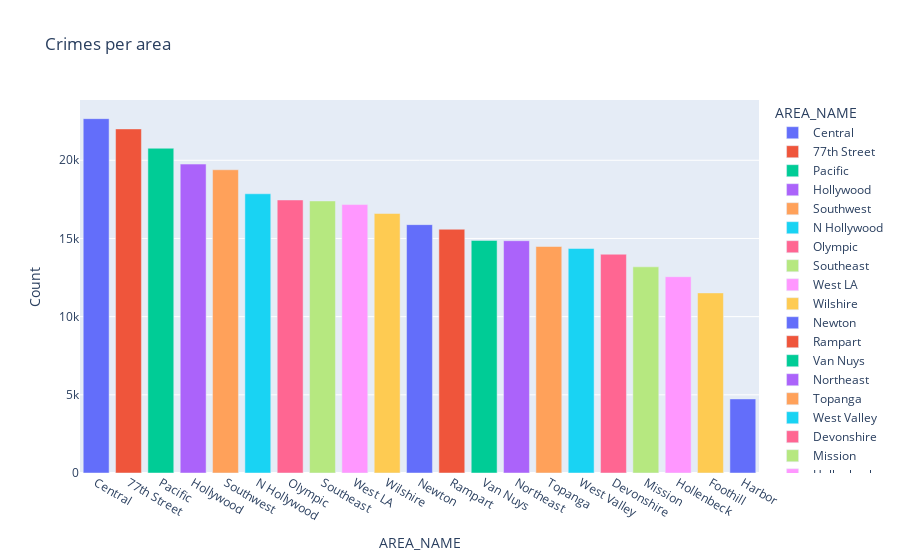

The code cell stored with this chart in its notebook:
### Code cell
#Crime in each area
data_area = finalDF
data_area = pd.DataFrame(data_area.groupby(["AREA","AREA_NAME"])["AREA"].count())
data_area.rename(columns={'AREA': 'Count'}, inplace=True)
data_area.reset_index(inplace=True)
data_area.head()
#Sort data before display
data_area.sort_values(by="Count",inplace=True, ascending=False)
fig = px.bar(data_area, x="AREA_NAME", y="Count", color="AREA_NAME", title="Crimes per area")
fig.show()

### Figure 1 — Plotly figure (JSON) as saved in the notebook; plotly's stock layout.template omitted (floating-point values rounded to 4 significant figures)
{"data": [{"alignmentgroup": "True", "hovertemplate": "AREA_NAME=%{x}<br>Count=%{y}<extra></extra>", "legendgroup": "Central", "marker": {"color": "#636efa", "pattern": {"shape": ""}}, "name": "Central", "offsetgroup": "Central", "orientation": "v", "showlegend": true, "textposition": "auto", "x": ["Central"], "xaxis": "x", "y": [22662], "yaxis": "y", "type": "bar"}, {"alignmentgroup": "True", "hovertemplate": "AREA_NAME=%{x}<br>Count=%{y}<extra></extra>", "legendgroup": "77th Street", "marker": {"color": "#EF553B", "pattern": {"shape": ""}}, "name": "77th Street", "offsetgroup": "77th Street", "orientation": "v", "showlegend": true, "textposition": "auto", "x": ["77th Street"], "xaxis": "x", "y": [22005], "yaxis": "y", "type": "bar"}, {"alignmentgroup": "True", "hovertemplate": "AREA_NAME=%{x}<br>Count=%{y}<extra></extra>", "legendgroup": "Pacific", "marker": {"color": "#00cc96", "pattern": {"shape": ""}}, "name": "Pacific", "offsetgroup": "Pacific", "orientation": "v", "showlegend": true, "textposition": "auto", "x": ["Pacific"], "xaxis": "x", "y": [20769], "yaxis": "y", "type": "bar"}, {"alignmentgroup": "True", "hovertemplate": "AREA_NAME=%{x}<br>Count=%{y}<extra></extra>", "legendgroup": "Hollywood", "marker": {"color": "#ab63fa", "pattern": {"shape": ""}}, "name": "Hollywood", "offsetgroup": "Hollywood", "orientation": "v", "showlegend": true, "textposition": "auto", "x": ["Hollywood"], "xaxis": "x", "y": [19756], "yaxis": "y", "type": "bar"}, {"alignmentgroup": "True", "hovertemplate": "AREA_NAME=%{x}<br>Count=%{y}<extra></extra>", "legendgroup": "Southwest", "marker": {"color": "#FFA15A", "pattern": {"shape": ""}}, "name": "Southwest", "offsetgroup": "Southwest", "orientation": "v", "showlegend": true, "textposition": "auto", "x": ["Southwest"], "xaxis": "x", "y": [19394], "yaxis": "y", "type": "bar"}, {"alignmentgroup": "True", "hovertemplate": "AREA_NAME=%{x}<br>Count=%{y}<extra></extra>", "legendgroup": "N Hollywood", "marker": {"color": "#19d3f3", "pattern": {"shape": ""}}, "name": "N Hollywood", "offsetgroup": "N Hollywood", "orientation": "v", "showlegend": true, "textposition": "auto", "x": ["N Hollywood"], "xaxis": "x", "y": [17857], "yaxis": "y", "type": "bar"}, {"alignmentgroup": "True", "hovertemplate": "AREA_NAME=%{x}<br>Count=%{y}<extra></extra>", "legendgroup": "Olympic", "marker": {"color": "#FF6692", "pattern": {"shape": ""}}, "name": "Olympic", "offsetgroup": "Olympic", "orientation": "v", "showlegend": true, "textposition": "auto", "x": ["Olympic"], "xaxis": "x", "y": [17461], "yaxis": "y", "type": "bar"}, {"alignmentgroup": "True", "hovertemplate": "AREA_NAME=%{x}<br>Count=%{y}<extra></extra>", "legendgroup": "Southeast", "marker": {"color": "#B6E880", "pattern": {"shape": ""}}, "name": "Southeast", "offsetgroup": "Southeast", "orientation": "v", "showlegend": true, "textposition": "auto", "x": ["Southeast"], "xaxis": "x", "y": [17399], "yaxis": "y", "type": "bar"}, {"alignmentgroup": "True", "hovertemplate": "AREA_NAME=%{x}<br>Count=%{y}<extra></extra>", "legendgroup": "West LA", "marker": {"color": "#FF97FF", "pattern": {"shape": ""}}, "name": "West LA", "offsetgroup": "West LA", "orientation": "v", "showlegend": true, "textposition": "auto", "x": ["West LA"], "xaxis": "x", "y": [17169], "yaxis": "y", "type": "bar"}, {"alignmentgroup": "True", "hovertemplate": "AREA_NAME=%{x}<br>Count=%{y}<extra></extra>", "legendgroup": "Wilshire", "marker": {"color": "#FECB52", "pattern": {"shape": ""}}, "name": "Wilshire", "offsetgroup": "Wilshire", "orientation": "v", "showlegend": true, "textposition": "auto", "x": ["Wilshire"], "xaxis": "x", "y": [16594], "yaxis": "y", "type": "bar"}, {"alignmentgroup": "True", "hovertemplate": "AREA_NAME=%{x}<br>Count=%{y}<extra></extra>", "legendgroup": "Newton", "marker": {"color": "#636efa", "pattern": {"shape": ""}}, "name": "Newton", "offsetgroup": "Newton", "orientation": "v", "showlegend": true, "textposition": "auto", "x": ["Newton"], "xaxis": "x", "y": [15884], "yaxis": "y", "type": "bar"}, {"alignmentgroup": "True", "hovertemplate": "AREA_NAME=%{x}<br>Count=%{y}<extra></extra>", "legendgroup": "Rampart", "marker": {"color": "#EF553B", "pattern": {"shape": ""}}, "name": "Rampart", "offsetgroup": "Rampart", "orientation": "v", "showlegend": true, "textposition": "auto", "x": ["Rampart"], "xaxis": "x", "y": [15589], "yaxis": "y", "type": "bar"}, {"alignmentgroup": "True", "hovertemplate": "AREA_NAME=%{x}<br>Count=%{y}<extra></extra>", "legendgroup": "Van Nuys", "marker": {"color": "#00cc96", "pattern": {"shape": ""}}, "name": "Van Nuys", "offsetgroup": "Van Nuys", "orientation": "v", "showlegend": true, "textposition": "auto", "x": ["Van Nuys"], "xaxis": "x", "y": [14876], "yaxis": "y", "type": "bar"}, {"alignmentgroup": "True", "hovertemplate": "AREA_NAME=%{x}<br>Count=%{y}<extra></extra>", "legendgroup": "Northeast", "marker": {"color": "#ab63fa", "pattern": {"shape": ""}}, "name": "Northeast", "offsetgroup": "Northeast", "orientation": "v", "showlegend": true, "textposition": "auto", "x": ["Northeast"], "xaxis": "x", "y": [14856], "yaxis": "y", "type": "bar"}, {"alignmentgroup": "True", "hovertemplate": "AREA_NAME=%{x}<br>Count=%{y}<extra></extra>", "legendgroup": "Topanga", "marker": {"color": "#FFA15A", "pattern": {"shape": ""}}, "name": "Topanga", "offsetgroup": "Topanga", "orientation": "v", "showlegend": true, "textposition": "auto", "x": ["Topanga"], "xaxis": "x", "y": [14485], "yaxis": "y", "type": "bar"}, {"alignmentgroup": "True", "hovertemplate": "AREA_NAME=%{x}<br>Count=%{y}<extra></extra>", "legendgroup": "West Valley", "marker": {"color": "#19d3f3", "pattern": {"shape": ""}}, "name": "West Valley", "offsetgroup": "West Valley", "orientation": "v", "showlegend": true, "textposition": "auto", "x": ["West Valley"], "xaxis": "x", "y": [14356], "yaxis": "y", "type": "bar"}, {"alignmentgroup": "True", "hovertemplate": "AREA_NAME=%{x}<br>Count=%{y}<extra></extra>", "legendgroup": "Devonshire", "marker": {"color": "#FF6692", "pattern": {"shape": ""}}, "name": "Devonshire", "offsetgroup": "Devonshire", "orientation": "v", "showlegend": true, "textposition": "auto", "x": ["Devonshire"], "xaxis": "x", "y": [13991], "yaxis": "y", "type": "bar"}, {"alignmentgroup": "True", "hovertemplate": "AREA_NAME=%{x}<br>Count=%{y}<extra></extra>", "legendgroup": "Mission", "marker": {"color": "#B6E880", "pattern": {"shape": ""}}, "name": "Mission", "offsetgroup": "Mission", "orientation": "v", "showlegend": true, "textposition": "auto", "x": ["Mission"], "xaxis": "x", "y": [13186], "yaxis": "y", "type": "bar"}, {"alignmentgroup": "True", "hovertemplate": "AREA_NAME=%{x}<br>Count=%{y}<extra></extra>", "legendgroup": "Hollenbeck", "marker": {"color": "#FF97FF", "pattern": {"shape": ""}}, "name": "Hollenbeck", "offsetgroup": "Hollenbeck", "orientation": "v", "showlegend": true, "textposition": "auto", "x": ["Hollenbeck"], "xaxis": "x", "y": [12552], "yaxis": "y", "type": "bar"}, {"alignmentgroup": "True", "hovertemplate": "AREA_NAME=%{x}<br>Count=%{y}<extra></extra>", "legendgroup": "Foothill", "marker": {"color": "#FECB52", "pattern": {"shape": ""}}, "name": "Foothill", "offsetgroup": "Foothill", "orientation": "v", "showlegend": true, "textposition": "auto", "x": ["Foothill"], "xaxis": "x", "y": [11517], "yaxis": "y", "type": "bar"}, {"alignmentgroup": "True", "hovertemplate": "AREA_NAME=%{x}<br>Count=%{y}<extra></extra>", "legendgroup": "Harbor", "marker": {"color": "#636efa", "pattern": {"shape": ""}}, "name": "Harbor", "offsetgroup": "Harbor", "orientation": "v", "showlegend": true, "textposition": "auto", "x": ["Harbor"], "xaxis": "x", "y": [4738], "yaxis": "y", "type": "bar"}], "layout": {"xaxis": {"anchor": "y", "domain": [0, 1], "title": {"text": "AREA_NAME"}, "categoryorder": "array", "categoryarray": ["Central", "77th Street", "Pacific", "Hollywood", "Southwest", "N Hollywood", "Olympic", "Southeast", "West LA", "Wilshire", "Newton", "Rampart", "Van Nuys", "Northeast", "Topanga", "West Valley", "Devonshire", "Mission", "Hollenbeck", "Foothill", "Harbor"]}, "yaxis": {"anchor": "x", "domain": [0, 1], "title": {"text": "Count"}}, "legend": {"title": {"text": "AREA_NAME"}, "tracegroupgap": 0}, "title": {"text": "Crimes per area"}, "barmode": "relative"}}
